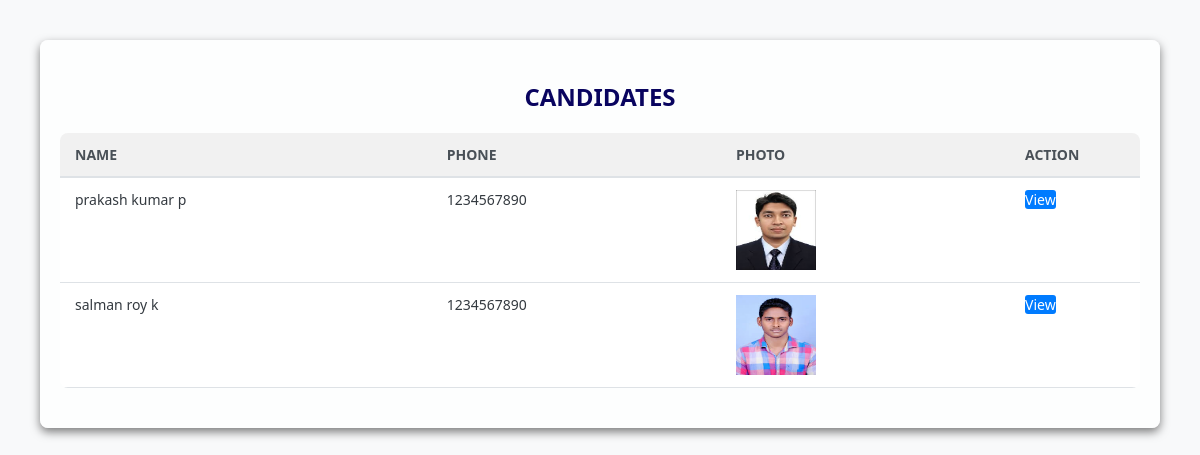
/qualifiedc, run on the app's committed database.
### Evoteapp/models.py (models this page shows)
class Candidate_model(models.Model):
    fname = models.CharField(max_length=100, null=True, blank=True)
    mname = models.CharField(max_length=100, null=True, blank=True)
    lname = models.CharField(max_length=100, null=True, blank=True)
    dob = models.CharField(max_length=100, null=True, blank=True)
    gender = models.CharField(max_length=100, null=True, blank=True)
    address = models.CharField(max_length=100, null=True, blank=True)
    party = models.CharField(max_length=100, null=True, blank=True)
    ward = models.CharField(max_length=100, null=True, blank=True)
    logo = models.FileField(upload_to='logo/', null=True, blank=True)
    city = models.CharField(max_length=100, null=True, blank=True)
    state = models.CharField(max_length=100, null=True, blank=True)
    country = models.CharField(max_length=100, null=True, blank=True)
    pincode = models.CharField(max_length=100, null=True, blank=True)
    photo = models.FileField(upload_to='photo/', null=True, blank=True)
    aadhaar = models.CharField(max_length=100, null=True, blank=True)
    proof = models.FileField(upload_to='proof/', null=True, blank=True)
    voterid = models.FileField(upload_to='voterid/', null=True, blank=True)
    phone= models.CharField(max_length=100, null=True, blank=True)
    mail = models.CharField(max_length=100, null=True, blank=True)
    ward =models.ForeignKey(Ward,on_delete=models.CASCADE,null=True,blank=True)
    status=models.CharField(max_length=100,null=True,blank=True)

### Evoteapp/views.py (the view)
# urls.py: path('qualifiedc', qualifiedc.as_view(),name='qualifiedc'),
class qualifiedc(View):
    def get(self, request):
        obj= Candidate_model.objects.all()
        return render(request, 'officer/qualifiedc.html',{'val': obj})

### templates/Officer/qualifiedc.html (shortened to what this page needs)
{% load static %}
<html lang="en">
<head>
  <link rel="stylesheet" href="{% static 'css/managecd.css' %}">
</head>
<body>
  <div class="container">
    <h2>CANDIDATES</h2>
    <div class="table-responsive">
      <table class="table table-bordered table-hover">
        <thead class="table-light">
          <tr>
            <th>Name</th>
            <th>Phone</th>
            <th>Photo</th>
            <th style="width: 100px;">Action</th>
          </tr>
        </thead>
        <tbody>
           {% for i in val %}
          <tr>
            <td>{{i.fname}} {{i.mname}} {{i.lname}}</td>
            <td>{{i.phone}}</td>
            <td><img src='{{i.photo.url}}' width="80px" height="80px"></td>
            <td style="width: 100px;">
                <a href="/seecandidate/{{i.id}}" >View</a>
            </td>
          </tr>
          {% endfor %}
        </tbody>
      </table>
    </div>
  </div>
</body>
</html>

### static/css/managecd.css (style rules this page uses)
body { font-family:system-ui, -apple-system, BlinkMacSystemFont, 'Segoe UI', Roboto, Oxygen, Ubuntu, Cantarell, 'Open Sans', 'Helvetica Neue', sans-serif; background-color: #f8f9fa; background-image: url("mngcd.jpg"); background-position: center; background-position-y: -2.5cm; background-repeat: no-repeat; background-size: cover; margin: 0; padding: 0; color: #343a40; }
.container { margin: 40px auto; padding: 20px; width: 90%; background-color: rgba(255, 255, 255, 0.8); border-radius: 8px; box-shadow: 0 4px 10px rgba(0, 0, 0, 0.5); }
h2 { font-size: 24px; font-weight: 600; color: #09045f; font-weight: bolder; margin-bottom: 20px; text-align: center; }
.table-responsive { margin-top: 20px; }
table { width: 100%; border-collapse: collapse; margin-bottom: 20px; background-color: #ffffff; border-radius: 8px; overflow: hidden; }
thead { background-color: #f1f1f1; text-transform: uppercase; font-size: 14px; font-weight: 600; }
thead th { padding: 12px 15px; text-align: left; color: #495057; border-bottom: 2px solid #dee2e6; }
tbody tr { border-bottom: 1px solid #dee2e6; transition: background-color 0.3s ease; }
tbody td { padding: 12px 15px; font-size: 14px; vertical-align: top; }
a { text-decoration: none; background-color: #007bff; border-radius: 3px; color: white; }

### data on the page
Candidate_model: fname "prakash", mname "kumar", lname "p", phone "1234567890", photo (picture)
Candidate_model: fname "salman", mname "roy", lname "k", phone "1234567890", photo (picture)
